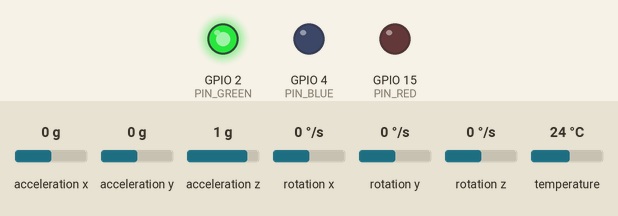
Recording of a program running on a simulated ESP32. Parts: output pins drawn as LEDs (lit = HIGH). The test bench sets the inputs (shaded band); at power-on: acceleration x 0 g, acceleration y 0 g, acceleration z 1 g, rotation x 0 °/s, rotation y 0 °/s, rotation z 0 °/s, temperature 24 °C. WiFi joins after 1.5 s; servers stay silent unless stated; what the program prints to the serial monitor is not drawn.

Above: at 2.7 s.
2.8 s: acceleration x set to -0.4 g
4.3 s: acceleration x set to -0.7 g
At 5.2 s:
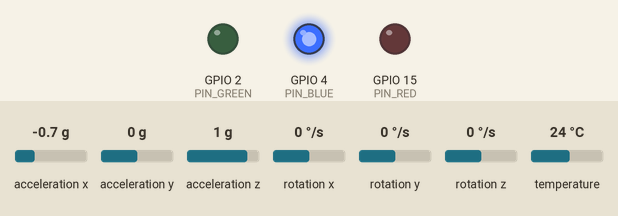
5.8 s: acceleration y set to -0.8 g
7.3 s: acceleration y set to -1.1 g
At 8.5 s:
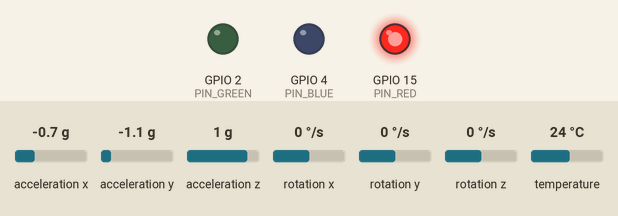
8.8 s: acceleration x set to -0.5 g
10.3 s: acceleration x set to -0.2 g
At 11.1 s:
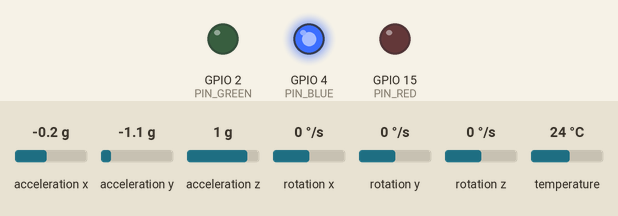
Timing chart, 0 to 12.8 s (numbered marks = the images above; inputs shaded):
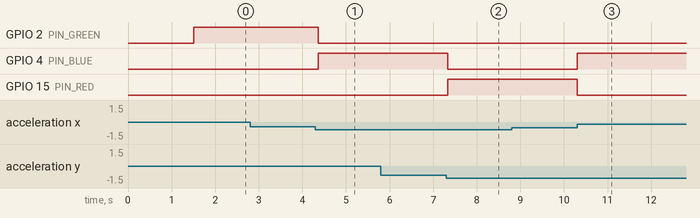

Measured:
- the behaviour switches between -0.5 and -0.6 g on acceleration x (found by bisection; images 0 and 1)
- the behaviour switches between -0.9 and -1 g on acceleration y (found by bisection; images 1 and 2)
- the behaviour switches between -0.4 and -0.3 g on acceleration x (found by bisection; images 2 and 3)
- after the input at 2.8 s, every drawn part: stays the same
- after the input at 4.3 s, GPIO 2 (PIN_GREEN): HIGH → LOW after 0.07 s; GPIO 4 (PIN_BLUE): LOW → HIGH after 0.07 s
- after the input at 5.8 s, every drawn part: stays the same
- after the input at 7.3 s, GPIO 4 (PIN_BLUE): HIGH → LOW at once; GPIO 15 (PIN_RED): LOW → HIGH at once
- after the input at 8.8 s, every drawn part: stays the same
- after the input at 10.3 s, GPIO 4 (PIN_BLUE): LOW → HIGH at once; GPIO 15 (PIN_RED): HIGH → LOW at once

The program:

main.cpp
```cpp
#include <Arduino.h>
#include <WiFi.h>
#include <HTTPClient.h>
#include <Adafruit_MPU6050.h>
#include <Adafruit_Sensor.h>
#include <Wire.h>

const char* apiKey = "LTT0IHEEOB82KSP0";
const char* server = "http://api.thingspeak.com";
const char* ssid = "Wokwi-GUEST";
const char* password = "";

Adafruit_MPU6050 mpu;

#define PIN_RED 15
#define PIN_GREEN 2
#define PIN_BLUE 4

int gestureID = 0;
float confidence = 0.0;

void setup_wifi();
void sendToThingSpeak();
void classifyGesture(sensors_event_t a, sensors_event_t g);

void setup() {
  Serial.begin(115200);
  setup_wifi();

  pinMode(PIN_RED, OUTPUT);
  pinMode(PIN_GREEN, OUTPUT);
  pinMode(PIN_BLUE, OUTPUT);

  Wire.begin(21, 22);
  if (!mpu.begin()) {
    Serial.println("MPU6050 not found");
    while (1) delay(10);
  }
  mpu.setAccelerometerRange(MPU6050_RANGE_8_G);
  mpu.setGyroRange(MPU6050_RANGE_500_DEG);
  mpu.setFilterBandwidth(MPU6050_BAND_21_HZ);
}

void loop() {
  sensors_event_t a, g, temp;
  mpu.getEvent(&a, &g, &temp);

  classifyGesture(a, g);

  digitalWrite(PIN_GREEN, (gestureID == 0));
  digitalWrite(PIN_RED,   (gestureID == 1));
  digitalWrite(PIN_BLUE,  (gestureID == 2));

  static unsigned long timer = 0;
  if (millis() - timer > 15000) {
    timer = millis();
    sendToThingSpeak();
  }
  delay(100);
}

void classifyGesture(sensors_event_t a, sensors_event_t g) {
  float accelMag = sqrt(pow(a.acceleration.x, 2) + pow(a.acceleration.y, 2) + pow(a.acceleration.z, 2));
  float gyroMag = sqrt(pow(g.gyro.x, 2) + pow(g.gyro.y, 2) + pow(g.gyro.z, 2));

  if (accelMag > 15.0) {
    gestureID = 1;
    confidence = (accelMag / 20.0) * 100;
    if (confidence > 100) confidence = 100;
    Serial.println("Detected: SHAKE!");
  }
  else if (abs(a.acceleration.x) > 5.0 || abs(a.acceleration.y) > 5.0) {
    gestureID = 2;
    confidence = 85.0;
    Serial.println("Detected: TILT");
  }
  else {
    gestureID = 0;
    confidence = 99.9;
  }
}

void setup_wifi() {
  Serial.print("WiFi");
  WiFi.begin(ssid, password);
  while (WiFi.status() != WL_CONNECTED) { delay(500); Serial.print("."); }
  Serial.println(" OK");
}

void sendToThingSpeak() {
  if (WiFi.status() == WL_CONNECTED) {
    HTTPClient http;
    String url = String(server) + "/update?api_key=" + String(apiKey) +
                 "&field1=" + String(gestureID) + "&field2=" + String(confidence);
    http.begin(url); http.GET(); http.end();
  }
}
```
